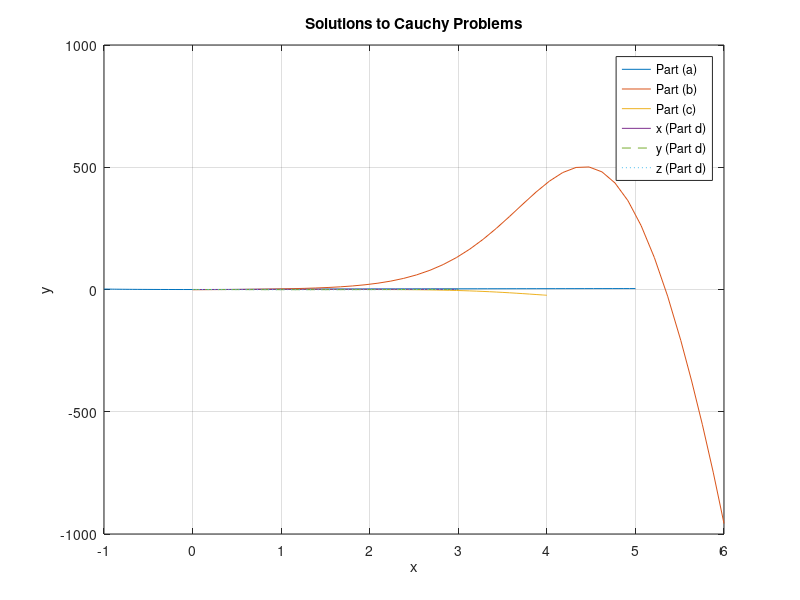

Write MATLAB code to recreate this figure.
% ----------------
% ----- EX 3 -----
% ----------------

% ----- a) -----
f = @(x, y) 3*x - y.^2; % Notice element-wise .^ for y^2
xspan = [-1 5];
y0 = 2;

[xa, ya] = ode45(f, xspan, y0);

figure;
plot(xa, ya, 'DisplayName', 'Part (a)');
hold on;
grid on;
xlabel('x');
ylabel('y');
title('Solutions to Cauchy Problems');

% ----- b) -----
f = @(t, Y) [Y(2); Y(2) + 2*Y(1)*sin(t)];
tspan = [0 6];
Y0 = [-1; 2];

[tb, Yb] = ode45(f, tspan, Y0);

plot(tb, Yb(:,1), 'DisplayName', 'Part (b)');

% ----- c) -----
f = @(x, Y) [Y(2);
             Y(3);
             Y(3) - x*Y(2) + 2*Y(1)*sin(x) - x.^3];
xspan = [1 4];
Y0 = [0.5; -0.5; 0.3];

[xc, Yc] = ode45(f, xspan, Y0);

plot(xc, Yc(:,1), 'DisplayName', 'Part (c)');

% ----- d) -----
f = @(t, Y) [-2*Y(1) + Y(2) - 2*Y(3) + sin(t);
             -2*Y(2) + Y(1) + 2*Y(3) - cos(t);
              5*Y(3) + 3*Y(1) - 3*Y(2)];
tspan = [0 3];
Y0 = [0; 0.2; -0.1];

[td, Yd] = ode45(f, tspan, Y0);

plot(td, Yd(:,1), 'DisplayName', 'x (Part d)');
plot(td, Yd(:,2), '--', 'DisplayName', 'y (Part d)');
plot(td, Yd(:,3), ':', 'DisplayName', 'z (Part d)');
legend show;
